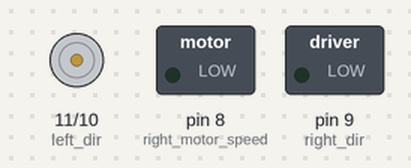
Bench run of a sketch on a simulated Arduino Mega 2560, built with avr-gcc and run on an emulated ATmega2560. On the bench: direction and speed pins drawn as motors (green arrow = direction pin HIGH = forward, orange = LOW = backward, longer = more drive), switched loads named in the sketch (green lamp = pin HIGH).

Above: at 0.1 s.
At 1.1 s:
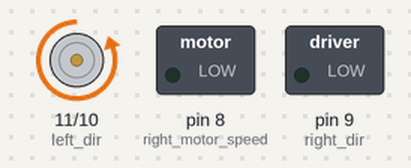
Timing chart, 0 to 2.6 s (numbered marks = the images above):
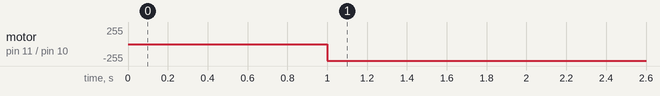

The sketch:

klab_robot_new.ino
```cpp
int left_motor_speed = 10; //pwm1
int left_dir = 11; //dir1
int right_motor_speed = 8; //pwm2
int right_dir = 9; //dir2
int rx, ry;
void setup() {
  Serial.begin(9600);
  Serial1.begin(9600);
  pinMode(left_motor_speed, OUTPUT);
  pinMode(left_dir, OUTPUT);
  pinMode(right_motor_speed, OUTPUT);
  pinMode(right_dir, OUTPUT);
}

/*
  0 - левый стик X
  1 - левый стик Y
  2 - правый стик X
  3 - правый стик Y
  4 - А
  5 - В
  6 - X
  7 - Y
  8 - левый триггер
  9 - правый триггер
*/
byte buffer[10];
void loop() {
  Serial1.readBytes(buffer, 10);

  ry = map((int)buffer[3], 0, 255, -254, 254);
  rx = map((int)buffer[2], 0, 255, 254, -254);
  if ((ry >= -2) && (ry <= 2)) ry = 0;
  if ((rx >= -2) && (rx <= 2)) rx = 0;

  analogWrite(left_motor_speed, constrain(abs(ry-rx),0,254));
  analogWrite(right_motor_speed,constrain(abs(ry+rx),0,254));
  digitalWrite(left_dir, constrain((ry-rx),0,1));
  digitalWrite(right_dir, constrain((ry+rx),0,1));

}
```

Measured:
- by itself, motor on pin 11 (left_dir) / pin 10 (left_motor_speed): stopped → backward 254/255 at 1.0 s
